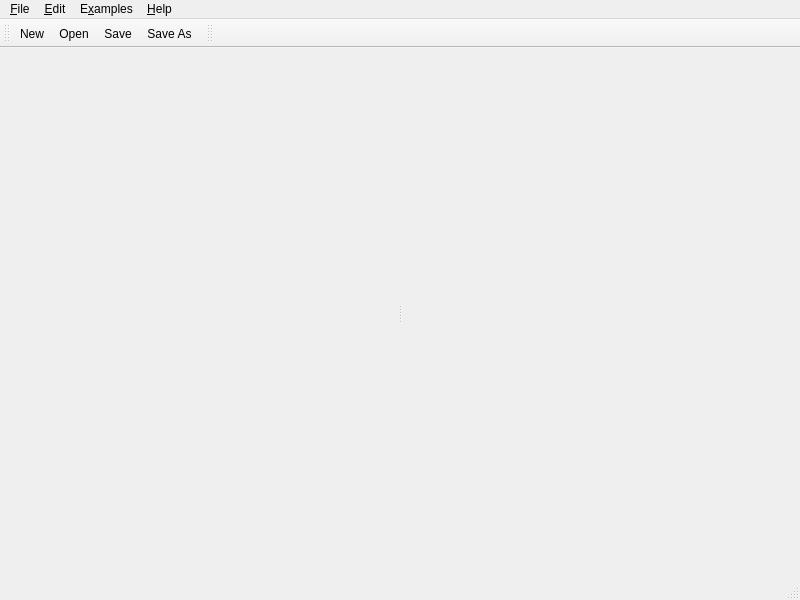
<?xml version="1.0" encoding="UTF-8"?>
<ui version="4.0">
 <class>MainWindow</class>
 <widget class="QMainWindow" name="MainWindow">
  <property name="geometry">
   <rect>
    <x>0</x>
    <y>0</y>
    <width>800</width>
    <height>600</height>
   </rect>
  </property>
  <property name="windowTitle">
   <string>MainWindow</string>
  </property>
  <property name="windowIcon">
   <iconset resource="resources.qrc">
    <normaloff>:/icons/logo/logo_24x24.png</normaloff>:/icons/logo/logo_24x24.png</iconset>
  </property>
  <widget class="QWidget" name="centralWidget">
   <layout class="QVBoxLayout" name="verticalLayout">
    <property name="spacing">
     <number>0</number>
    </property>
    <property name="leftMargin">
     <number>0</number>
    </property>
    <property name="topMargin">
     <number>0</number>
    </property>
    <property name="rightMargin">
     <number>0</number>
    </property>
    <property name="bottomMargin">
     <number>0</number>
    </property>
    <item>
     <widget class="QSplitter" name="splitter">
      <property name="orientation">
       <enum>Qt::Horizontal</enum>
      </property>
      <widget class="MainWidget" name="mainWidget" native="true"/>
      <widget class="SpliceGraphicsWidget" name="spliceGraphicsWidget" native="true"/>
     </widget>
    </item>
   </layout>
  </widget>
  <widget class="QMenuBar" name="menuBar">
   <property name="geometry">
    <rect>
     <x>0</x>
     <y>0</y>
     <width>800</width>
     <height>21</height>
    </rect>
   </property>
   <widget class="QMenu" name="menu_File">
    <property name="title">
     <string>&amp;File</string>
    </property>
    <addaction name="action_New"/>
    <addaction name="action_Open"/>
    <addaction name="action_Save"/>
    <addaction name="action_SaveAs"/>
    <addaction name="separator"/>
    <addaction name="action_Properties"/>
    <addaction name="separator"/>
    <addaction name="action_Exit"/>
   </widget>
   <widget class="QMenu" name="menu_Help">
    <property name="title">
     <string>&amp;Help</string>
    </property>
    <addaction name="action_About"/>
    <addaction name="action_AboutQt"/>
   </widget>
   <widget class="QMenu" name="menuE_xamples">
    <property name="title">
     <string>E&amp;xamples</string>
    </property>
    <addaction name="action_4BoltJoint"/>
    <addaction name="action_PatternJoint"/>
    <addaction name="action_RandomPattern"/>
   </widget>
   <widget class="QMenu" name="menu_Edit">
    <property name="title">
     <string>&amp;Edit</string>
    </property>
    <addaction name="action_Add"/>
    <addaction name="action_Duplicate"/>
    <addaction name="action_Remove"/>
    <addaction name="separator"/>
    <addaction name="action_SelectAll"/>
   </widget>
   <addaction name="menu_File"/>
   <addaction name="menu_Edit"/>
   <addaction name="menuE_xamples"/>
   <addaction name="menu_Help"/>
  </widget>
  <widget class="QToolBar" name="fileToolBar">
   <property name="windowTitle">
    <string>File</string>
   </property>
   <attribute name="toolBarArea">
    <enum>TopToolBarArea</enum>
   </attribute>
   <attribute name="toolBarBreak">
    <bool>false</bool>
   </attribute>
   <addaction name="action_New"/>
   <addaction name="action_Open"/>
   <addaction name="action_Save"/>
   <addaction name="action_SaveAs"/>
  </widget>
  <widget class="QStatusBar" name="statusBar"/>
  <widget class="SpliceToolbar" name="spliceToolBar">
   <property name="windowTitle">
    <string>Edit</string>
   </property>
   <attribute name="toolBarArea">
    <enum>TopToolBarArea</enum>
   </attribute>
   <attribute name="toolBarBreak">
    <bool>false</bool>
   </attribute>
  </widget>
  <action name="action_New">
   <property name="icon">
    <iconset resource="resources.qrc">
     <normaloff>:/icons/menu/file_new_24x24.png</normaloff>:/icons/menu/file_new_24x24.png</iconset>
   </property>
   <property name="text">
    <string>&amp;New</string>
   </property>
  </action>
  <action name="action_Open">
   <property name="icon">
    <iconset resource="resources.qrc">
     <normaloff>:/icons/menu/file_open_24x24.png</normaloff>:/icons/menu/file_open_24x24.png</iconset>
   </property>
   <property name="text">
    <string>&amp;Open</string>
   </property>
  </action>
  <action name="action_Save">
   <property name="icon">
    <iconset resource="resources.qrc">
     <normaloff>:/icons/menu/file_save_24x24.png</normaloff>:/icons/menu/file_save_24x24.png</iconset>
   </property>
   <property name="text">
    <string>&amp;Save</string>
   </property>
  </action>
  <action name="action_SaveAs">
   <property name="icon">
    <iconset resource="resources.qrc">
     <normaloff>:/icons/menu/file_save_as_24x24.png</normaloff>:/icons/menu/file_save_as_24x24.png</iconset>
   </property>
   <property name="text">
    <string>Save &amp;As...</string>
   </property>
  </action>
  <action name="action_Exit">
   <property name="text">
    <string>E&amp;xit</string>
   </property>
  </action>
  <action name="action_4BoltJoint">
   <property name="text">
    <string>4-Bolt Joint</string>
   </property>
  </action>
  <action name="action_PatternJoint">
   <property name="text">
    <string>Pattern Joint</string>
   </property>
  </action>
  <action name="action_About">
   <property name="text">
    <string>About &amp;FastenerPattern...</string>
   </property>
  </action>
  <action name="action_RandomPattern">
   <property name="text">
    <string>Random Pattern</string>
   </property>
  </action>
  <action name="action_AboutQt">
   <property name="text">
    <string>About &amp;Qt...</string>
   </property>
  </action>
  <action name="action_Add">
   <property name="icon">
    <iconset resource="resources.qrc">
     <normaloff>:/icons/menu/bolt_add_24x24.png</normaloff>:/icons/menu/bolt_add_24x24.png</iconset>
   </property>
   <property name="text">
    <string>Add new fastener</string>
   </property>
  </action>
  <action name="action_Remove">
   <property name="icon">
    <iconset resource="resources.qrc">
     <normaloff>:/icons/menu/bolt_delete_24x24.png</normaloff>:/icons/menu/bolt_delete_24x24.png</iconset>
   </property>
   <property name="text">
    <string>Remove</string>
   </property>
  </action>
  <action name="action_SelectAll">
   <property name="icon">
    <iconset resource="resources.qrc">
     <normaloff>:/icons/menu/bolt_select_all_24x24.png</normaloff>:/icons/menu/bolt_select_all_24x24.png</iconset>
   </property>
   <property name="text">
    <string>Select All</string>
   </property>
  </action>
  <action name="action_Duplicate">
   <property name="icon">
    <iconset resource="resources.qrc">
     <normaloff>:/icons/menu/bolt_duplicate_24x24.png</normaloff>:/icons/menu/bolt_duplicate_24x24.png</iconset>
   </property>
   <property name="text">
    <string>Duplicate</string>
   </property>
  </action>
  <action name="action_Properties">
   <property name="text">
    <string>&amp;Properties...</string>
   </property>
  </action>
 </widget>
 <layoutdefault spacing="6" margin="11"/>
 <customwidgets>
  <customwidget>
   <class>SpliceGraphicsWidget</class>
   <extends>QWidget</extends>
   <header>Editor/SpliceGraphicsWidget</header>
   <container>1</container>
  </customwidget>
  <customwidget>
   <class>SpliceToolbar</class>
   <extends>QToolBar</extends>
   <header>Widgets/SpliceToolbar</header>
  </customwidget>
  <customwidget>
   <class>MainWidget</class>
   <extends>QWidget</extends>
   <header>Widgets/MainWidget</header>
  </customwidget>
 </customwidgets>
 <resources>
  <include location="resources.qrc"/>
 </resources>
 <connections/>
</ui>
